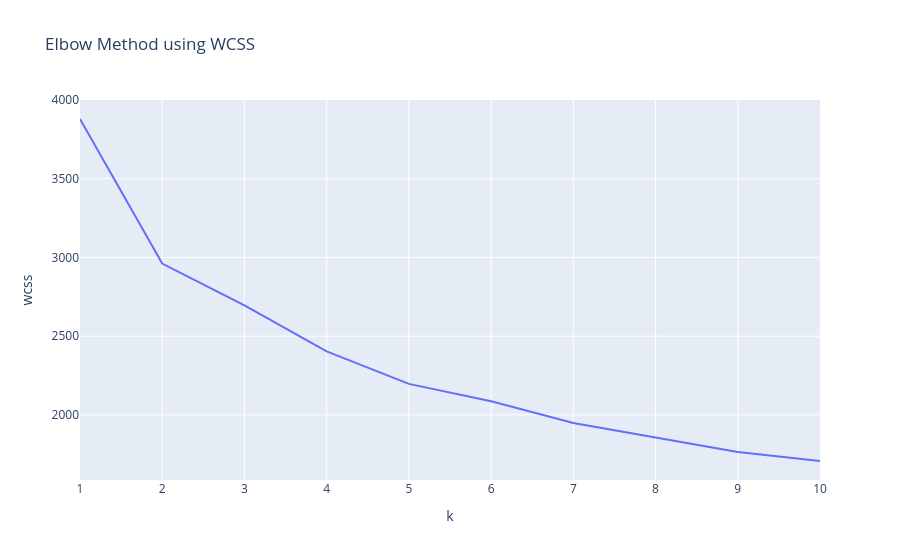

Source (notebook cell):
### Code cell
# elbow curve: plot using the WCSS for different k

elbow_data_Dem = pd.DataFrame({"k": range(1, 11), "wcss": wcss})
fig = px.line(elbow_data_Dem, x="k", y="wcss", title="Elbow Method using WCSS")
fig.show()

### Figure 1 — Plotly figure (JSON) as saved in the notebook; plotly's stock layout.template omitted (floating-point values rounded to 4 significant figures)
{"data": [{"hovertemplate": "k=%{x}<br>wcss=%{y}<extra></extra>", "legendgroup": "", "line": {"color": "#636efa", "dash": "solid"}, "marker": {"symbol": "circle"}, "mode": "lines", "name": "", "orientation": "v", "showlegend": false, "type": "scatter", "x": [1, 2, 3, 4, 5, 6, 7, 8, 9, 10], "xaxis": "x", "y": [3880.0, 2961.0, 2696.0, 2404.0, 2197.0, 2086.0, 1948.0, 1855.0, 1764.0, 1707.0], "yaxis": "y"}], "layout": {"legend": {"tracegroupgap": 0}, "title": {"text": "Elbow Method using WCSS"}, "xaxis": {"anchor": "y", "domain": [0, 1], "title": {"text": "k"}}, "yaxis": {"anchor": "x", "domain": [0, 1], "title": {"text": "wcss"}}}}
